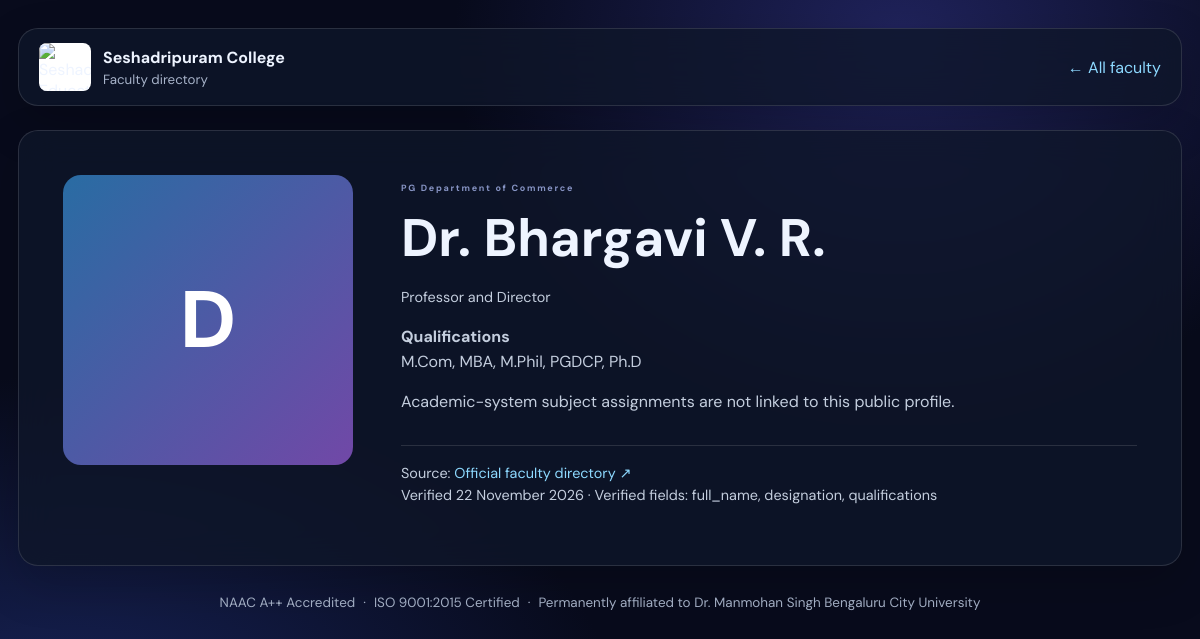
/faculty/2/, run on the app's committed database.
### academics/models.py (models this page shows, shortened)
class FacultyDirectoryProfile(models.Model):
    full_name = models.CharField(max_length=180)
    designation = models.CharField(max_length=120, blank=True)
    department_name = models.CharField(max_length=180, blank=True)
    qualifications = models.CharField(max_length=255, blank=True)
    professional_profile = models.TextField(blank=True)
    photograph_url = models.URLField(blank=True)
    institutional_email = models.EmailField(blank=True)
    contact_number = models.CharField(max_length=30, blank=True)
    source_url = models.URLField()
    verified_on = models.DateField()
    verified_fields = models.JSONField(default=list)
    account = models.OneToOneField(
        settings.AUTH_USER_MODEL,
        null=True,
        blank=True,
        on_delete=models.SET_NULL,
        related_name="public_faculty_profile",
    )
    faculty = models.OneToOneField(
        Faculty,
        null=True,
        blank=True,
        on_delete=models.SET_NULL,
        related_name="directory_profile",
    )
    is_active = models.BooleanField(default=True)
    created_at = models.DateTimeField(auto_now_add=True)
    last_updated_at = models.DateTimeField(auto_now=True)
    class Meta:
        ordering = ("department_name", "full_name")
        constraints = [
            models.UniqueConstraint(
                fields=("source_url", "full_name"),
                name="unique_source_faculty_profile",
            )
        ]

### accounts/views.py (the view)
def faculty_profile_detail(request, pk):
    profile = get_object_or_404(
        FacultyDirectoryProfile.objects.filter(is_active=True).select_related(
            "account", "faculty__user"
        ).prefetch_related("faculty__subjects__semester__program"),
        pk=pk,
    )
    return render(request, "accounts/faculty_profile.html", {"profile": profile})

### templates/accounts/faculty_profile.html (shortened to what this page needs)
{% load static %}
<!doctype html>
<html lang="en">
<head>
  <link rel="stylesheet" href="{% static 'css/college.css' %}">
  <link rel="stylesheet" href="{% static 'css/faculty-directory.css' %}">
</head>
<body>
  <main class="directory-shell">
    <header class="directory-header glass">
      <a class="directory-brand" href="{% url 'faculty-directory' %}">
        <img src="https://www.spmcollege.ac.in/mcom/images/index.webp" alt="Seshadripuram Educational Trust logo">
        <span><b>Seshadripuram College</b><small>Faculty directory</small></span>
      </a>
      <nav aria-label="Main navigation"><a href="{% url 'faculty-directory' %}">← All faculty</a></nav>
    </header>
    <article class="profile-detail glass">
      {% if profile.photograph_url %}
        <img class="profile-detail-photo" src="{{ profile.photograph_url }}" alt="Official photograph of {{ profile.full_name }}">
      {% else %}
        <div class="faculty-avatar profile-detail-avatar" aria-hidden="true">{{ profile.full_name|slice:":1"|upper }}</div>
      {% endif %}
      <div>
        <span class="eyebrow">{{ profile.department_name|default:"Seshadripuram College" }}</span>
        <h1>{{ profile.full_name }}</h1>
        {% if profile.designation %}<p class="faculty-designation">{{ profile.designation }}</p>{% endif %}
        {% if profile.qualifications %}<p><b>Qualifications</b><br>{{ profile.qualifications }}</p>{% endif %}
        {% if profile.faculty %}
          <h2>Assigned subjects</h2>
          <ul>
            {% for subject in profile.faculty.subjects.all %}
              <li>{{ subject.code }} — {{ subject.name }} ({{ subject.semester.program.code }}, Semester {{ subject.semester.number }})</li>
            {% empty %}
              <li>No subject assignments are currently linked to this public profile.</li>
            {% endfor %}
          </ul>
        {% else %}
          <p>Academic-system subject assignments are not linked to this public profile.</p>
        {% endif %}
        <p class="source-note">
          Source: <a href="{{ profile.source_url }}" target="_blank" rel="noopener noreferrer">Official faculty directory ↗</a><br>
          Verified {{ profile.verified_on|date:"j F Y" }} · Verified fields: {{ profile.verified_fields|join:", " }}
        </p>
      </div>
    </article>
    <footer class="directory-footer">
      <span>NAAC A++ Accredited</span><span>·</span>
      <span>ISO 9001:2015 Certified</span><span>·</span>
      <span>Permanently affiliated to Dr. Manmohan Singh Bengaluru City University</span>
    </footer>
  </main>
</body>
</html>

### static/css/college.css (style rules this page uses)
:root { --bg:#080b1c;--panel:rgba(21,28,59,.68);--line:rgba(177,190,255,.14);--text:#f4f5ff;--muted:#9ca7cc;--blue:#4f9dff;--violet:#a78bfa;--mint:#55e0c0;--amber:#ffbd69 }
* { box-sizing:border-box }
body { margin:0;background:radial-gradient(ellipse at 75% 5%,#20235c 0,transparent 35%),radial-gradient(ellipse at 5% 90%,#18245a 0,transparent 35%),var(--bg);color:var(--text);font-family:'DM Sans',sans-serif;min-height:100vh;overflow-x:hidden }
a { color:inherit;text-decoration:none }
.glass { background:linear-gradient(135deg,rgba(38,48,93,.72),rgba(14,19,43,.68));border:1px solid var(--line);box-shadow:0 18px 60px rgba(0,0,0,.22),inset 0 1px rgba(255,255,255,.06);backdrop-filter:blur(22px);-webkit-backdrop-filter:blur(22px) }
.nav-label,.eyebrow { font-size:9px;letter-spacing:1.7px;font-weight:700;color:#8794c4 }
:root { --bg-midnight: #080816; --bg-royal-blue: #101B63; --electric-blue: #087BFF; --neon-purple: #7900FF; --violet: #A855F7; --cyan: #00E5FF; --hot-pink: #FF2DAA; --magenta: #D500F9; --orange: #FF8A00; --emerald: #00D084; --gold: #FFD700; }

### static/css/faculty-directory.css (style rules this page uses)
.directory-shell { width: min(1180px, calc(100% - 36px)); margin: 28px auto; color: #eef4ff; }
.directory-header, .directory-intro, .directory-filters, .faculty-card, .profile-detail, .directory-empty { border: 1px solid rgba(255, 255, 255, .12); border-radius: 20px; background: rgba(15, 23, 42, .78); box-shadow: 0 18px 48px rgba(0, 0, 0, .18); backdrop-filter: blur(18px); }
.directory-header { display: flex; align-items: center; justify-content: space-between; gap: 20px; padding: 14px 20px; }
.directory-brand { display: flex; align-items: center; gap: 12px; color: inherit; text-decoration: none; }
.directory-brand img { width: 52px; height: 48px; object-fit: contain; border-radius: 8px; background: white; }
.directory-brand span, .directory-brand small { display: block; }
.directory-brand small { margin-top: 3px; color: #a7b3c9; }
.directory-header nav { display: flex; flex-wrap: wrap; gap: 18px; }
.directory-header nav a, .directory-footer a, .faculty-card a, .profile-detail a { color: #8dd9ff; }
.directory-intro h1, .profile-detail h1 { margin: 8px 0; font-size: clamp(2rem, 5vw, 3.3rem); }
.faculty-photo, .faculty-avatar { width: 90px; height: 90px; border-radius: 18px; }
.faculty-avatar { display: grid; place-items: center; background: linear-gradient(135deg, #296ca3, #7148a7); color: white; font-size: 2rem; font-weight: 700; }
.faculty-card-copy p, .profile-detail p, .profile-detail li { color: #c4cede; line-height: 1.55; }
.faculty-department, .faculty-designation, .source-note { color: #a9bad3; font-size: .9rem; }
.profile-detail { display: grid; grid-template-columns: minmax(160px, 290px) minmax(0, 1fr); gap: clamp(20px, 5vw, 48px); margin-top: 24px; padding: clamp(22px, 5vw, 44px); }
.profile-detail-avatar { width: min(100%, 290px); height: auto; aspect-ratio: 1; font-size: 5rem; }
.source-note { margin-top: 30px; padding-top: 16px; border-top: 1px solid rgba(255, 255, 255, .12); }
.directory-footer { display: flex; flex-wrap: wrap; justify-content: center; gap: 8px; margin: 28px 0; color: #a7b3c9; font-size: .84rem; text-align: center; }

### data on the page
FacultyDirectoryProfile: full_name "D", department_name "PG Department of Commerce", full_name "Dr. Bhargavi V. R.", designation "Professor and Director", qualifications "M.Com, MBA, M.Phil, PGDCP, Ph.D", verified_on "22 November 2026", verified_fields "full_name, designation, qualifications"
